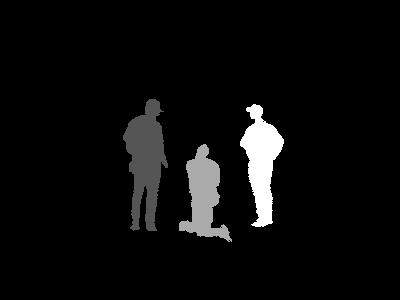
%> input picture image-processing-toolbox/demos/label2color/X1.png, 400 x 300 px
$ octave demo_label2color.m   (GNU Octave 9; MATLAB toolbox functions it lacks are replaced by stand-ins)
%> lines starting %> are read from the running program, lines starting %| are printed output that depends on the picture; in (x1, y1, x2, y2) boxes, pixels count from 0 and x2, y2 are one past the last pixel; in counts of white or black regions, pixels touching at a corner belong together; the program's own positions count from 1
%> further down, X is the input picture: size 300x400 uint8; min 0, max 3, mean 0.138
### image-processing-toolbox/demos/label2color/label2color.m
function RGB = label2color(varargin)
%LABEL2COLOR Converts Label Matrix to RGB Image with Specified Properties.
%   RGB = LABEL2COLOR(X) converts a label matrix X into a color RGB image
%   with default properties for the purpose of visualizing the labeled regions.
%
%   RGB = LABEL2COLOR(X,PARAM1,VAL1,PARAM2,VAL2,___) converts a label matrix X,
%   specifying parameters and corresponding values that control various aspects of the RGB image.
%   Parameter case does not matter.
%
%   PROPERTIES can be a comma-separated list of strings
%     'ColorMap'   -  colormap   (default 'jet')
%     'ZeroColor'  -  background color (uint8/double, default [0 0 0])
%     'EdgeColor'  -  edge color (uint8/double, default [255 255 255])
%     'EdgeWidth'  -  edge width (default 1)
%
%   Class Support
%   -------------
%   The input label matrix X can have any numeric class. It must contain
%   finite nonnegative integers. RGB is uint8.
%
%   Example 1
%   ---------
%   RGB = label2color(X);
%
%   Example 2
%   ---------
%   RGB = label2color(X,'colormap','summer');
%
%   Example 3
%   ---------
%   RGB = label2color(X,'ColorMap','hot','ZeroColor',[0 0 1],'EdgeColor',[1 1 1],'EdgeWidth',3);
%
%
%   Updates
%   --------------------------------------------
%   23/12/2015, ver 1.30, support custom colormap
%   22/12/2015, ver 1.23, add demo
%   22/12/2015, ver 1.22, 'numregion' should plus 1; set default 'ColorMap' to 'jet'
%   22/12/2015, ver 1.21, remove 'assignin'
%   21/12/2015, ver 1.20, support any numeric class
%   20/12/2015, ver 1.10, modify the code for 'EdgeWidth'
%
%   Copyright (C) 2015 Jing Lou (http://www.loujing.com)
%

narginchk(1, inf);

paramPairs = varargin(2:end);
%> paramPairs = {}
assert(rem(length(paramPairs),2)==0, 'need param-value pairs');
for k = 1:2:length(paramPairs)
	validateattributes(paramPairs{k},{'char'},{'nonempty'});
	% convert to lowercase
	paramPairs(k) = lower(paramPairs(k));
end
%> this loop made 0 passes

%----------------------------------------------------------------------
% colormap
numregion = double(max(varargin{1}(:)))+1;
%> numregion = 4
ind_colormap = find(cellfun(@(s) strcmp('colormap',s), paramPairs), 1);
%> ind_colormap = []
if isempty(ind_colormap)
	cmap = feval('jet',numregion);
%> cmap = [0 0 1; 0 1 1; 1 1 0; 1 0 0]
else
	if ischar(paramPairs{ind_colormap+1})
		cmap = feval(paramPairs{ind_colormap+1},numregion);
	else
		cmap = paramPairs{ind_colormap+1};
	end
end

%----------------------------------------------------------------------
% zero color
ind_zerocolor = find(cellfun(@(s) strcmp('zerocolor',s), paramPairs), 1);
%> ind_zerocolor = []
if isempty(ind_zerocolor)
	zerocolor = [0 0 0];
else
	zerocolor = mat2gray(paramPairs{ind_zerocolor+1});
end
RGB = label2rgb(varargin{1},cmap,zerocolor);
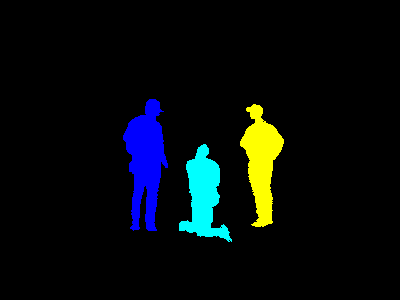
%> RGB: size 300x400x3 uint8; mean R, G, B 5.9, 11.1, 12.5

%----------------------------------------------------------------------
% edge
ind_edgecolor = find(cellfun(@(s) strcmp('edgecolor',s), paramPairs), 1);
%> ind_edgecolor = []
if isempty(ind_edgecolor)
	edgecolor = uint8([255 255 255]);
else
	edgecolor = im2uint8(mat2gray(paramPairs{ind_edgecolor+1}));
end

ind_edgewidth = find(cellfun(@(s) strcmp('edgewidth',s), paramPairs), 1);
%> ind_edgewidth = []
if isempty(ind_edgewidth)
	edgewidth = 1;
else
	edgewidth = paramPairs{ind_edgewidth+1};
end

if ~isempty(ind_edgecolor) || ~isempty(ind_edgewidth)
	bwedge = edge(varargin{1},'roberts',0);
	if edgewidth > 1
		bwedge = imdilate(bwedge,ones(edgewidth)) > imerode(bwedge,ones(edgewidth));
	end
	tmp = reshape(RGB,[],size(RGB,3));
	tmp(logical(bwedge(:)),:) = repmat(edgecolor,sum(bwedge(:)),1);
	RGB = reshape(tmp,size(RGB));
end

### image-processing-toolbox/demos/label2color/demo_label2color.m
% demo for label2color
% LABEL2COLOR Converts Label Matrix to RGB Image with Specified Properties.
%
%   MATLAB source code is available at https://github.com/jinglou/downloads/tree/master/image-processing-toolbox/demos/label2color
%                                   or https://www.mathworks.com/matlabcentral/fileexchange/54579-label2color
%
%   23/12/2015
%
%   Copyright (C) 2015 Jing Lou (http://www.loujing.com)
%

clc; clear; close all;

%% input is class uint8
X = imread('X1.png');

% Example 1
RGB = label2color(X);
figure,imshow(RGB),title('Example 1');

% Example 2
RGB = label2color(X,'colormap','summer');
%> in label2color (call 2), `paramPairs = varargin(2:end);`: paramPairs = {'colormap', 'summer'}
%> the loop in label2color (call 2), `for k = 1:2:length(paramPairs)` made 1 pass
%> in label2color (call 2), `ind_colormap = find(cellfun(@(s) strcmp('colormap',s), paramPairs), 1);`: ind_colormap = 1
%> in label2color (call 2), `cmap = feval(paramPairs{ind_colormap+1},numregion);`: cmap = [0 0.5 0.4; 0.333 0.667 0.4; 0.667 0.833 0.4; 1 1 0.4]
%> in label2color (call 2), `RGB = label2rgb(varargin{1},cmap,zerocolor);`:
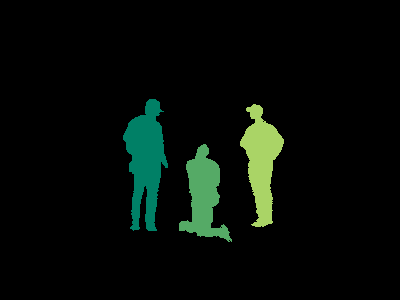
%> RGB: size 300x400x3 uint8; mean R, G, B 5.7, 12, 7.3
figure,imshow(RGB),title('Example 2');

% Example 3 - custom colormap
cmap = [1 0 0;
		0 1 0;
		0 0 1];
RGB =  label2color(X,'colormap',cmap,'zerocolor',[0.1 0 0.2]);
%> in label2color (call 3), `paramPairs = varargin(2:end);`: paramPairs = {'colormap', [1 0 0; 0 1 0; 0 0 1], 'zerocolor', [0.1 0 0.2]}
%> the loop in label2color (call 3), `for k = 1:2:length(paramPairs)` made 2 passes
%> in label2color (call 3), `cmap = paramPairs{ind_colormap+1};`: cmap = [1 0 0; 0 1 0; 0 0 1]
%> in label2color (call 3), `ind_zerocolor = find(cellfun(@(s) strcmp('zerocolor',s), paramPairs), ..`: ind_zerocolor = 3
%> in label2color (call 3), `zerocolor = mat2gray(paramPairs{ind_zerocolor+1});`: zerocolor = [0.5 0 1]
%> in label2color (call 3), `RGB = label2rgb(varargin{1},cmap,zerocolor);`:
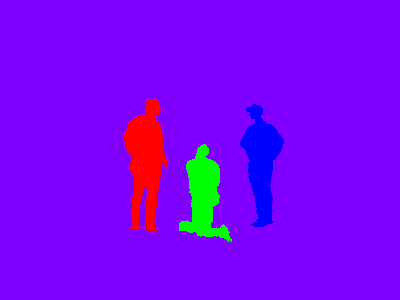
%> RGB: size 300x400x3 uint8; mean R, G, B 126, 5.2, 242.5
figure,imshow(RGB),title('Example 3');

% Example 4
RGB = label2color(X,'ColorMap',hot(8),'ZeroColor',[0 0 255],'EdgeColor',[255 255 255],'EdgeWidth',3);
%> in label2color (call 4), `paramPairs = varargin(2:end);`: paramPairs = 8 items
%> the loop in label2color (call 4), `for k = 1:2:length(paramPairs)` made 4 passes
%> k on passes 3 to 4: 5, 7
%> in label2color (call 4), `cmap = paramPairs{ind_colormap+1};`: cmap = [0.333 0 0; 0.667 0 0; 1 0 0; 1 0.333 0; 1 0.667 0; 1 1 0; 1 1 0.5; 1 1 1]
%> in label2color (call 4), `zerocolor = mat2gray(paramPairs{ind_zerocolor+1});`: zerocolor = [0 0 1]
%> in label2color (call 4), `RGB = label2rgb(varargin{1},cmap,zerocolor);`:
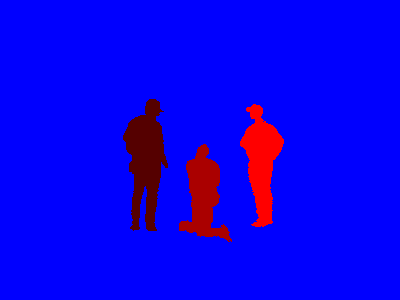
%> RGB: size 300x400x3 uint8; mean R, G, B 11.8, 0, 236.7
%> in label2color (call 4), `ind_edgecolor = find(cellfun(@(s) strcmp('edgecolor',s), paramPairs), ..`: ind_edgecolor = 5
%> in label2color (call 4), `edgecolor = im2uint8(mat2gray(paramPairs{ind_edgecolor+1}));`: edgecolor = [255 255 255]
%> in label2color (call 4), `ind_edgewidth = find(cellfun(@(s) strcmp('edgewidth',s), paramPairs), ..`: ind_edgewidth = 7
%> in label2color (call 4), `edgewidth = paramPairs{ind_edgewidth+1};`: edgewidth = 3
%> in label2color (call 4), `bwedge = edge(varargin{1},'roberts',0);`:
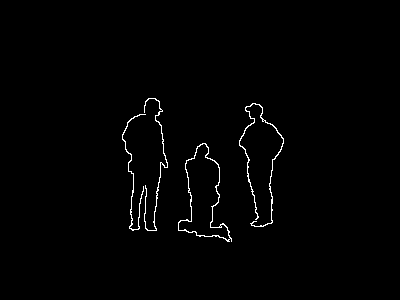
%> bwedge: size 300x400 logical; 1.1% white in thin lines or dots, all inside (x1, y1, x2, y2) = (122, 98, 284, 242)
%> in label2color (call 4), `bwedge = imdilate(bwedge,ones(edgewidth)) > imerode(bwedge,ones(edgewi..`:
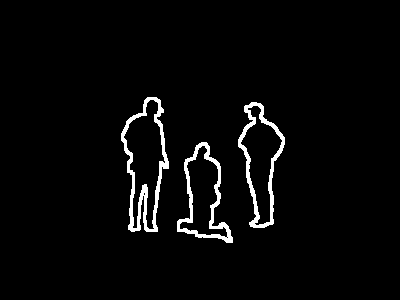
%> bwedge: size 300x400 logical; 3.2% white; 3 white regions, box (x1, y1, x2, y2) and area: (121, 97, 169, 232) 1502, (238, 102, 285, 228) 1181, (177, 142, 233, 243) 1113
%> in label2color (call 4), `RGB = reshape(tmp,size(RGB));`:
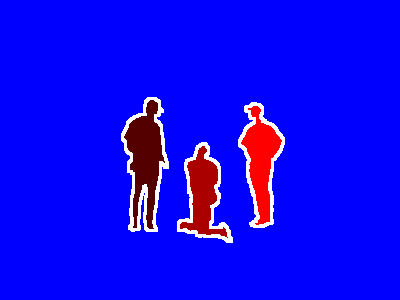
%> RGB: size 300x400x3 uint8; mean R, G, B 17.3, 8.1, 240.7
figure,imshow(RGB),title('Example 4');


%% input is class double
load X2.mat;

% Example 5
RGB = label2color(X2,'ColorMap','summer','EdgeColor',[255 0 0]);
figure,imshow(RGB),title('Example 5');
